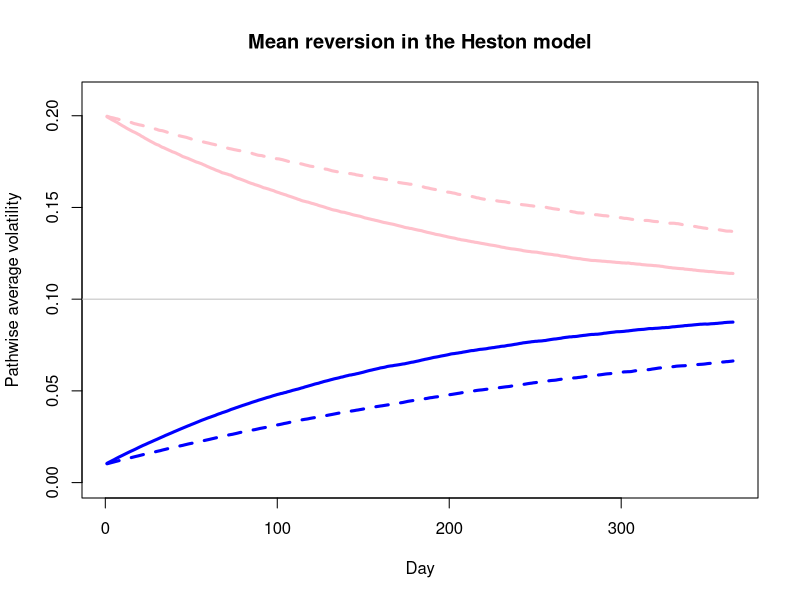

Write the R code that produced this figure.
simulateVol <- function(nPaths,nDates,ttm,v,sigma,kappa,theta,rho){
  
  dt <- ttm/nDates
  Vmat <- matrix(nrow = nPaths, ncol = nDates)
  V <- rep(v, nPaths)
  
  for(i in 1:nDates){
    
    z <- rnorm(nPaths); dW <- sqrt(dt)*rnorm(nPaths)
    dZ <- rho*dW+sqrt(1-rho^2)*sqrt(dt)*z

    V[1:nPaths]<-V[1:nPaths]+kappa*(theta-pmax(V[1:nPaths],0))*dt+sigma*sqrt(pmax(V[1:nPaths],0))*dZ

    Vmat[,i] <- V
  }
  
  result <- Vmat
  
}

nPaths <- 1000; nDates <- 365; ttm <- 1; sigma <- 0.1; rho <- -0.1
v <- 0.01; kappa <- 1; theta <- 0.1

sim1 <- simulateVol(nPaths,nDates,ttm,v,sigma,kappa,theta,rho)

v <- 0.01; kappa <- 2

sim2 <- simulateVol(nPaths,nDates,ttm,v,sigma,kappa,theta,rho)

v <- 0.2; kappa <- 1

sim3 <- simulateVol(nPaths,nDates,ttm,v,sigma,kappa,theta,rho)


v <- 0.2; kappa <- 2

sim4 <- simulateVol(nPaths,nDates,ttm,v,sigma,kappa,theta,rho)

kLvL <- rowMeans(t(sim1))
kHvL <- rowMeans(t(sim2))
kLvH <- rowMeans(t(sim3))
kHvH <- rowMeans(t(sim4))

jpeg('kappa_theta.jpg', width = 1920, height = 1080, res = 300)
plot(kLvL, ylim=c(0,0.21), 
     type='l', lty=2, lwd=3, col='blue', 
     ylab = 'Pathwise average volatility', xlab='Day',
     main = 'Mean reversion in the Heston model')
lines(kHvL, col='blue', lwd=3)
lines(kLvH, lty=2, lwd=3, col='pink')
lines(kHvH, col='pink', lwd=3)
abline(0.1, 0, col = 'grey')
dev.off()



